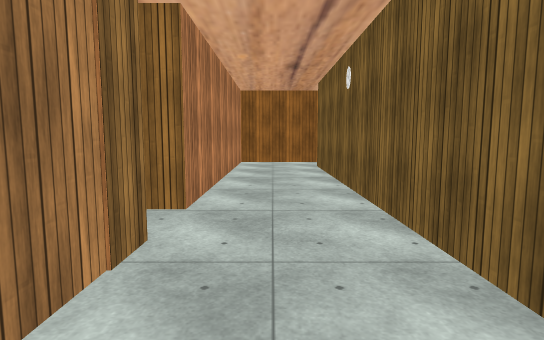
[1] (above)

20 first-person views from a walk through a 3-D level made in the Unity game engine. The camera is 1.4 m above the floor, tilts 6° down and sees 80° across. The floor is counted in squares, 1 m on a side. Each view is taken from the middle of a square. On the plan, view 1 faces up. The plan holds only what a view shows up to about 15 squares ahead; the rest is blank. The place goes on beyond the plan. The player is left out. Some surface patterns are stand-ins.

[2]
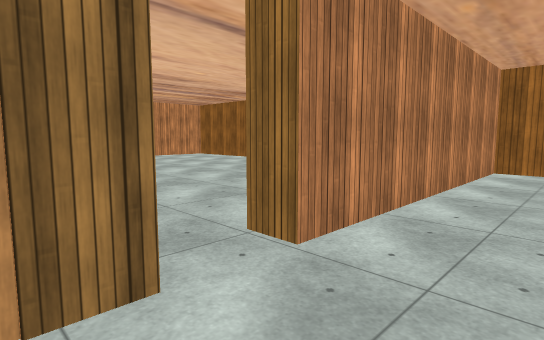

[3]
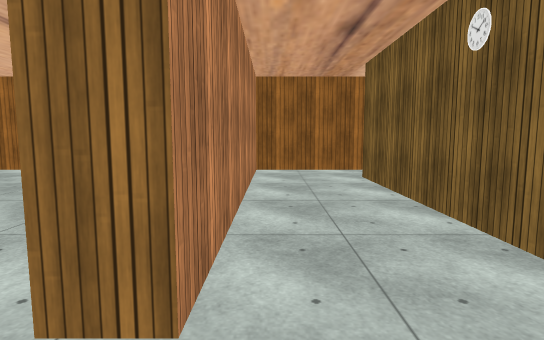

[4]
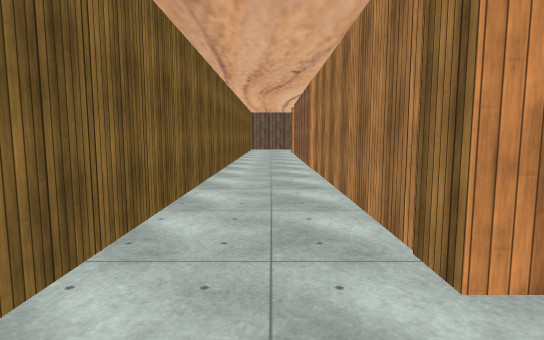

[5]
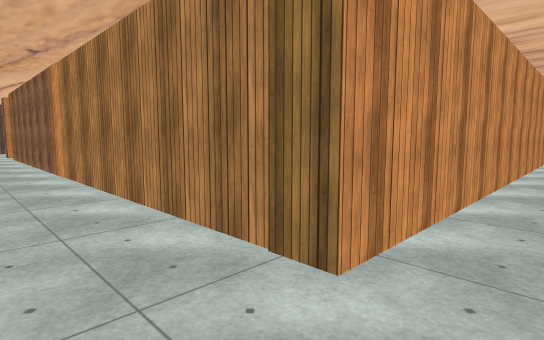

[6]
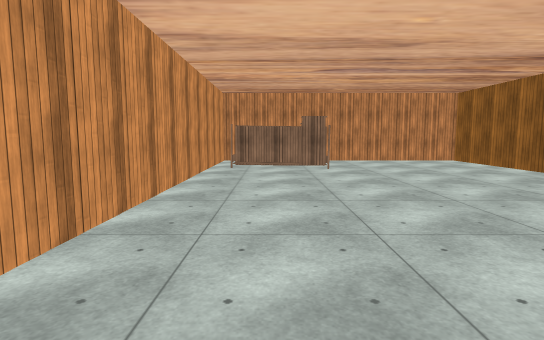

[7]
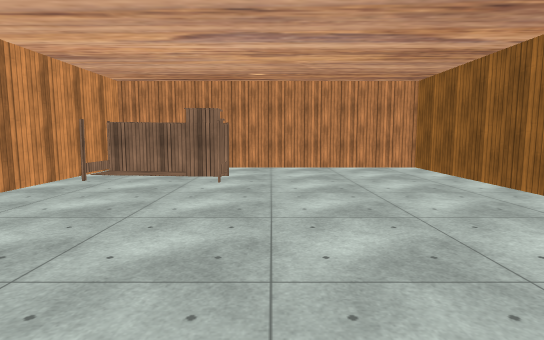

[8]
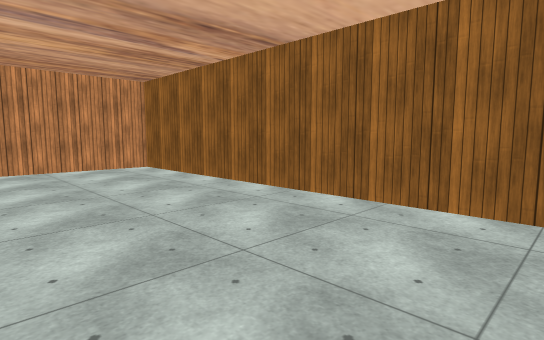

[9]
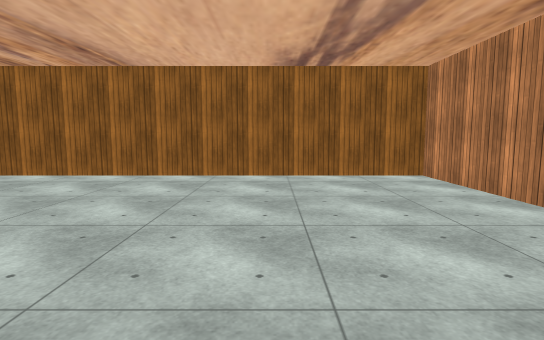

[10]
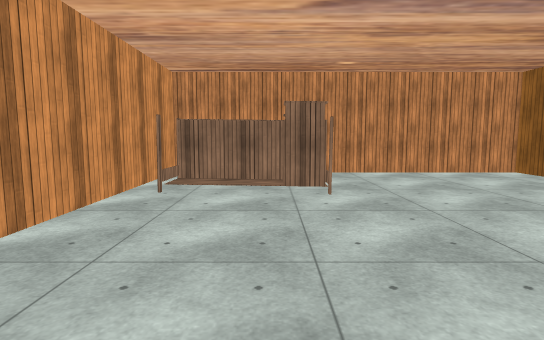

[11]
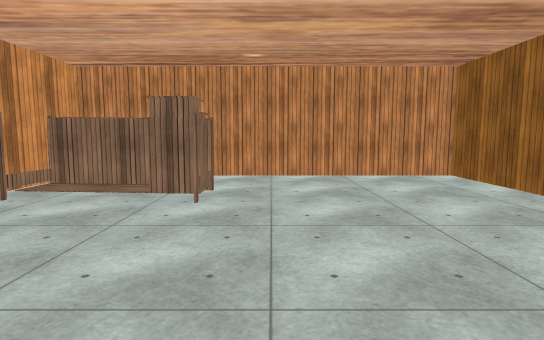

[12]
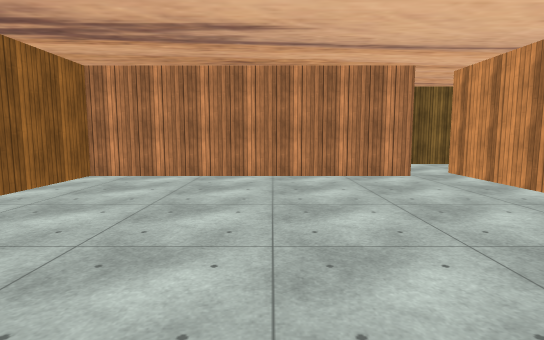

[13]
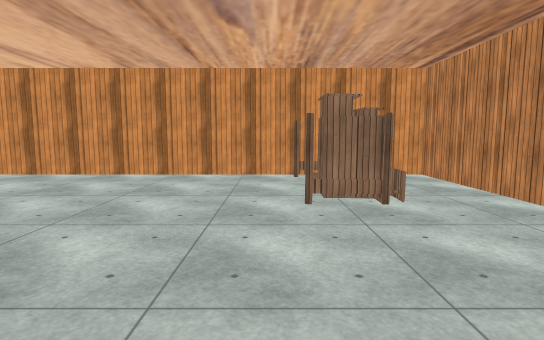

[14]
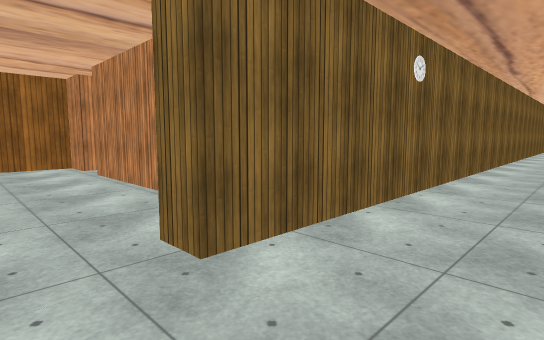

[15]
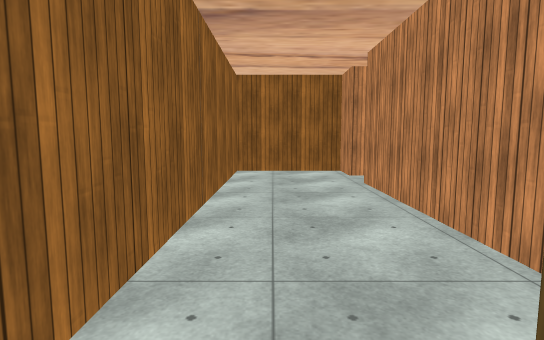

[16]
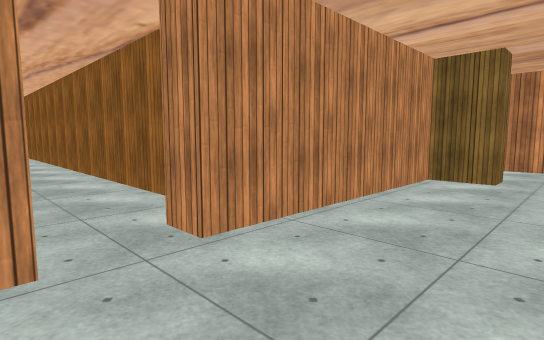

[17]
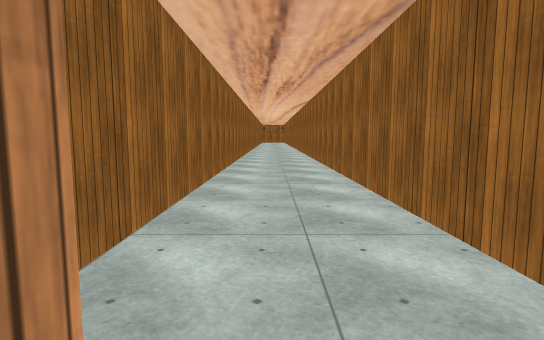

[18]
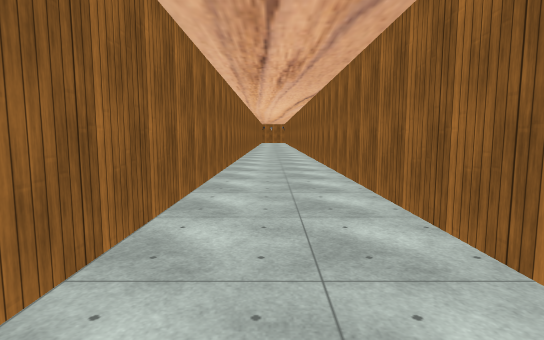

[19]
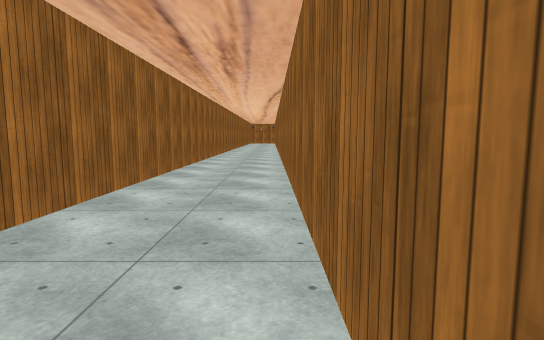

[20]
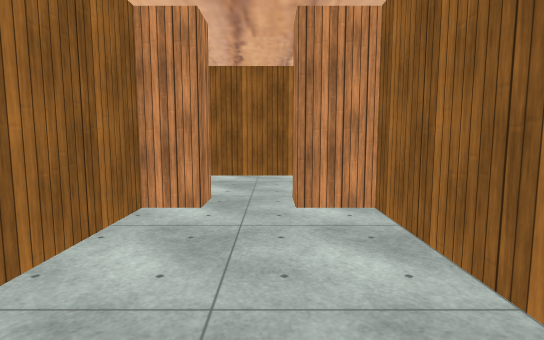

### Floor plan
Points are (right, up) in squares from view 1. A wall is a line through its corners. A room is listed if a view was taken in it or the views show most of it. See-through windows are left out.
Room 1 (views 1, 2, 3, 4, 5, 14, 15)
walls: (-1.7, 4.3) (-1.7, -6.5); (3.5, 17.4) (-1.7, 17.4) (-1.7, 6.1) (-2.6, 6.1); (2.1, -6.5) (2.1, 15) (3.1, 15)
ways out: opening at (-2, 5.5) to room 2; opening at (2.5, 16.5) to room 3
Room 2 (views 6, 7, 8, 9, 10, 11, 12, 13)
walls: (-2.6, 6.1) (-2.6, 17.4) (-21.4, 17.4) (-21.4, 16.9); (-21.4, 5.1) (-21.4, 4.3) (-1.7, 4.3)
ways out: opening at (-2, 5.5) to room 1
objects: other object (-19, 6) to (-17, 9); other object (-17, 5)
Room 3 (views 16, 17)
walls: (13.5, 12.2) (13.5, 13.2) (15, 13.2) (15, 17.4) (3.5, 17.4); (3.1, 15) (3.1, 13.2) (11.6, 13.2) (11.6, 12.2)
ways out: opening at (2.5, 16.5) to room 1; opening at (12.5, 12.5) to room 4
Room 4 (views 18, 19, 20)
walls: (11.6, 12.2) (10.4, 12.2) (10.4, -6.5); (15, -6.5) (15, 12.2) (13.5, 12.2)
ways out: opening at (12.5, 12.5) to room 3

Where each view was taken, in squares from view 1:
view 1: 0 up, 0 right, facing up
view 2: 3 up, 1 right, facing up-left
view 3: 4 up, 1 left, facing up
view 4: 7 up, 0 right, facing down
view 5: 6 up, 1 right, facing down-left
view 6: 7 up, 3 left, facing left
view 7: 11 up, 7 left, facing left
view 8: 11 up, 7 left, facing up-left
view 9: 6 up, 8 left, facing up
view 10: 8 up, 9 left, facing left
view 11: 11 up, 10 left, facing left
view 12: 11 up, 14 left, facing right
view 13: 16 up, 16 left, facing down
view 14: 17 up, 1 left, facing down-right
view 15: 16 up, 2 right, facing right
view 16: 17 up, 14 right, facing down-left
view 17: 13 up, 13 right, facing down
view 18: 9 up, 13 right, facing down
view 19: 7 up, 11 right, facing down
view 20: 6 up, 13 right, facing up
